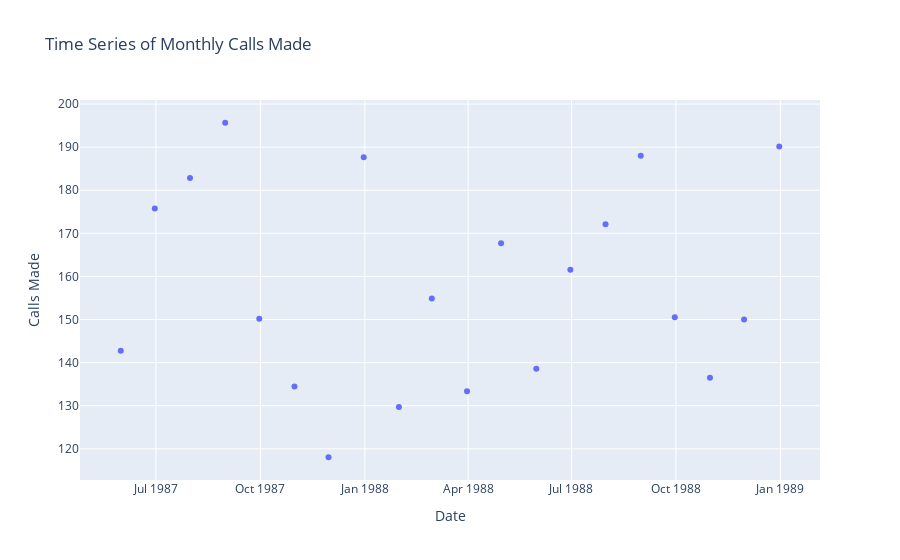

The notebook cell this image was saved under:
### Code cell
# Representing above plot using dots
plot_data = []
plot_data.append(go.Scatter(x= calls_df['date'][100:120], y= calls_df['calls'][100:120], mode = 'markers'))
layout = go.Layout(xaxis = dict(title='Date'), yaxis = dict(title= 'Calls Made'),
                   title = 'Time Series of Monthly Calls Made')
fig = go.Figure(data= plot_data, layout=layout)

plotly.offline.iplot(fig)

### Figure 1 — Plotly figure (JSON) as saved in the notebook; plotly's stock layout.template omitted (floating-point values rounded to 4 significant figures)
{"data": [{"mode": "markers", "x": ["1987-05-31T00:00:00", "1987-06-30T00:00:00", "1987-07-31T00:00:00", "1987-08-31T00:00:00", "1987-09-30T00:00:00", "1987-10-31T00:00:00", "1987-11-30T00:00:00", "1987-12-31T00:00:00", "1988-01-31T00:00:00", "1988-02-29T00:00:00", "1988-03-31T00:00:00", "1988-04-30T00:00:00", "1988-05-31T00:00:00", "1988-06-30T00:00:00", "1988-07-31T00:00:00", "1988-08-31T00:00:00", "1988-09-30T00:00:00", "1988-10-31T00:00:00", "1988-11-30T00:00:00", "1988-12-31T00:00:00"], "y": [142.8, 175.8, 182.8, 195.7, 150.2, 134.5, 118.0, 187.7, 129.7, 154.9, 133.3, 167.7, 138.6, 161.6, 172.1, 188.0, 150.5, 136.5, 150.0, 190.1], "type": "scatter"}], "layout": {"title": {"text": "Time Series of Monthly Calls Made"}, "xaxis": {"title": {"text": "Date"}}, "yaxis": {"title": {"text": "Calls Made"}}}}
